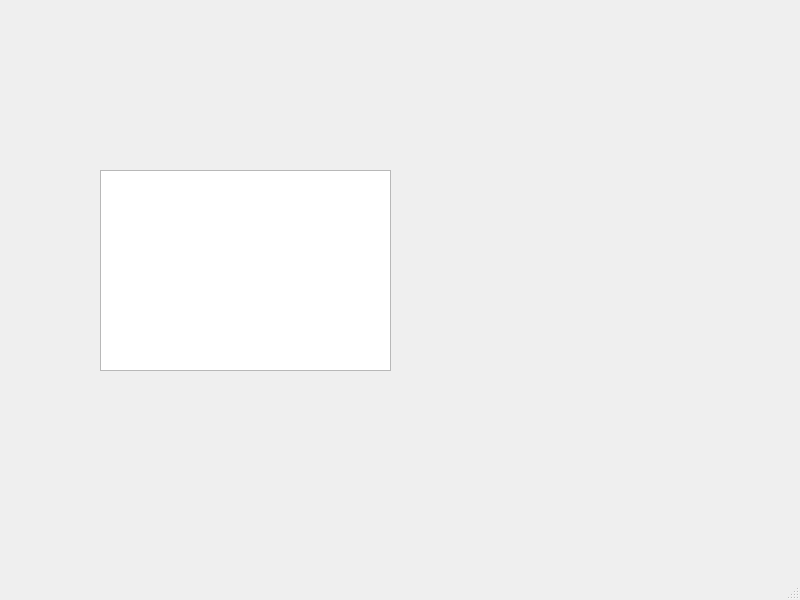
<?xml version="1.0" encoding="UTF-8"?>
<ui version="4.0">
 <class>MainWindow</class>
 <widget class="QMainWindow" name="MainWindow">
  <property name="geometry">
   <rect>
    <x>0</x>
    <y>0</y>
    <width>800</width>
    <height>600</height>
   </rect>
  </property>
  <property name="windowTitle">
   <string>MainWindow</string>
  </property>
  <widget class="QWidget" name="centralwidget">
   <widget class="QPlainTextEdit" name="arg">
    <property name="geometry">
     <rect>
      <x>100</x>
      <y>170</y>
      <width>291</width>
      <height>201</height>
     </rect>
    </property>
   </widget>
  </widget>
  <widget class="QMenuBar" name="menubar">
   <property name="geometry">
    <rect>
     <x>0</x>
     <y>0</y>
     <width>800</width>
     <height>25</height>
    </rect>
   </property>
  </widget>
  <widget class="QStatusBar" name="statusbar"/>
 </widget>
 <resources/>
 <connections/>
</ui>
